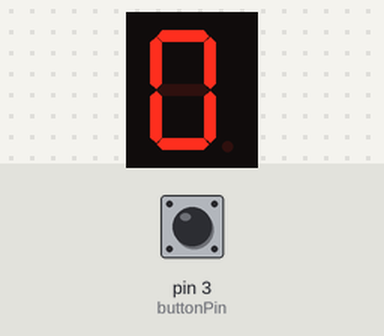
The sketch below on a simulated Arduino Uno, built with avr-gcc and run on an emulated ATmega328P. Parts: 1-digit seven-segment display. Wiring (inferred from the names in the program): 1-digit 7-segment display, segments lit when LOW: segments pin 2, pin 12, pin 4, pin 5, pin 6, pin 7, pin 8. The test bench sets the inputs (shaded band); at power-on: pin 3 (buttonPin) HIGH. The segment pins are drawn as the display they are named for.

Above: at 0.1 s.
At 1.6 s:
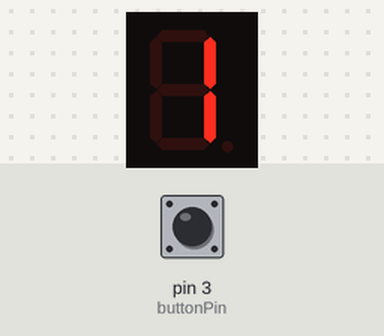
1.7 s: pin 3 (buttonPin) pulled LOW for 3.2 s
7.9 s: pin 3 (buttonPin) pulled LOW for 0.15 s
At 10.8 s:
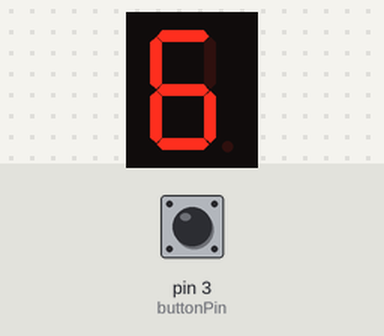
11.0 s: pin 3 (buttonPin) pulled LOW for 0.15 s
Timing chart, 0 to 14.0 s (numbered marks = the images above; inputs shaded):
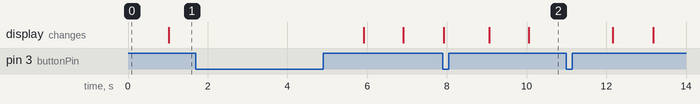

The sketch:

sketch_apr2c_copy_20260402100515.ino
```cpp
int segA = 2;
int segB = 12;
int segC = 4;
int segD = 5;
int segE = 6;
int segF = 7;
int segG = 8;

int buttonPin = 3;
int currentNumber = 0;
unsigned long lastTime = 0;
int interval = 1000;
bool wasPressed = false; // Untuk deteksi momen pertama tombol ditekan

void setup() {
  pinMode(segA, OUTPUT);
  pinMode(segB, OUTPUT);
  pinMode(segC, OUTPUT);
  pinMode(segD, OUTPUT);
  pinMode(segE, OUTPUT);
  pinMode(segF, OUTPUT);
  pinMode(segG, OUTPUT);

  pinMode(buttonPin, INPUT_PULLUP);

  displayDigit(currentNumber); // Tampil 0 statis saat pertama nyala
}

void loop() {
  bool isPressed = (digitalRead(buttonPin) == LOW);

  if (!isPressed) {
    if (!wasPressed) {
      lastTime = millis();
      wasPressed = true;
    }

    // Increment setelah 1 detik
    if (millis() - lastTime >= interval) {
      lastTime = millis();
      currentNumber++;
      if (currentNumber > 9) currentNumber = 0;
    }

    displayDigit(currentNumber);
  }
  else {
    displayDigit(currentNumber);
    wasPressed = false;
  }
}

void displayDigit(int num) {
  digitalWrite(segA, HIGH); digitalWrite(segB, HIGH); digitalWrite(segC, HIGH);
  digitalWrite(segD, HIGH); digitalWrite(segE, HIGH); digitalWrite(segF, HIGH);
  digitalWrite(segG, HIGH);

  if (num == 0) number0();
  else if (num == 1) number1();
  else if (num == 2) number2();
  else if (num == 3) number3();
  else if (num == 4) number4();
  else if (num == 5) number5();
  else if (num == 6) number6();
  else if (num == 7) number7();
  else if (num == 8) number8();
  else if (num == 9) number9();
}

void number0(){
  digitalWrite(segA, LOW); digitalWrite(segB, LOW); digitalWrite(segC, LOW);
  digitalWrite(segD, LOW); digitalWrite(segE, LOW); digitalWrite(segF, LOW);
}

void number1(){
  digitalWrite(segB, LOW); digitalWrite(segC, LOW);
}

void number2(){
  digitalWrite(segA, LOW); digitalWrite(segB, LOW); digitalWrite(segG, LOW);
  digitalWrite(segE, LOW); digitalWrite(segD, LOW);
}

void number3(){
  digitalWrite(segA, LOW); digitalWrite(segB, LOW); digitalWrite(segG, LOW);
  digitalWrite(segC, LOW); digitalWrite(segD, LOW);
}

void number4(){
  digitalWrite(segF, LOW); digitalWrite(segG, LOW); digitalWrite(segB, LOW);
  digitalWrite(segC, LOW);
}

void number5(){
  digitalWrite(segA, LOW); digitalWrite(segF, LOW); digitalWrite(segG, LOW);
  digitalWrite(segC, LOW); digitalWrite(segD, LOW);
}

void number6(){
  digitalWrite(segA, LOW); digitalWrite(segF, LOW); digitalWrite(segG, LOW);
  digitalWrite(segE, LOW); digitalWrite(segC, LOW); digitalWrite(segD, LOW);
}

void number7(){
  digitalWrite(segA, LOW); digitalWrite(segB, LOW); digitalWrite(segC, LOW);
}

void number8(){
  digitalWrite(segA, LOW); digitalWrite(segB, LOW); digitalWrite(segC, LOW);
  digitalWrite(segD, LOW); digitalWrite(segE, LOW); digitalWrite(segF, LOW);
  digitalWrite(segG, LOW);
}

void number9(){
  digitalWrite(segA, LOW); digitalWrite(segB, LOW); digitalWrite(segC, LOW);
  digitalWrite(segD, LOW); digitalWrite(segF, LOW); digitalWrite(segG, LOW);
}
```
